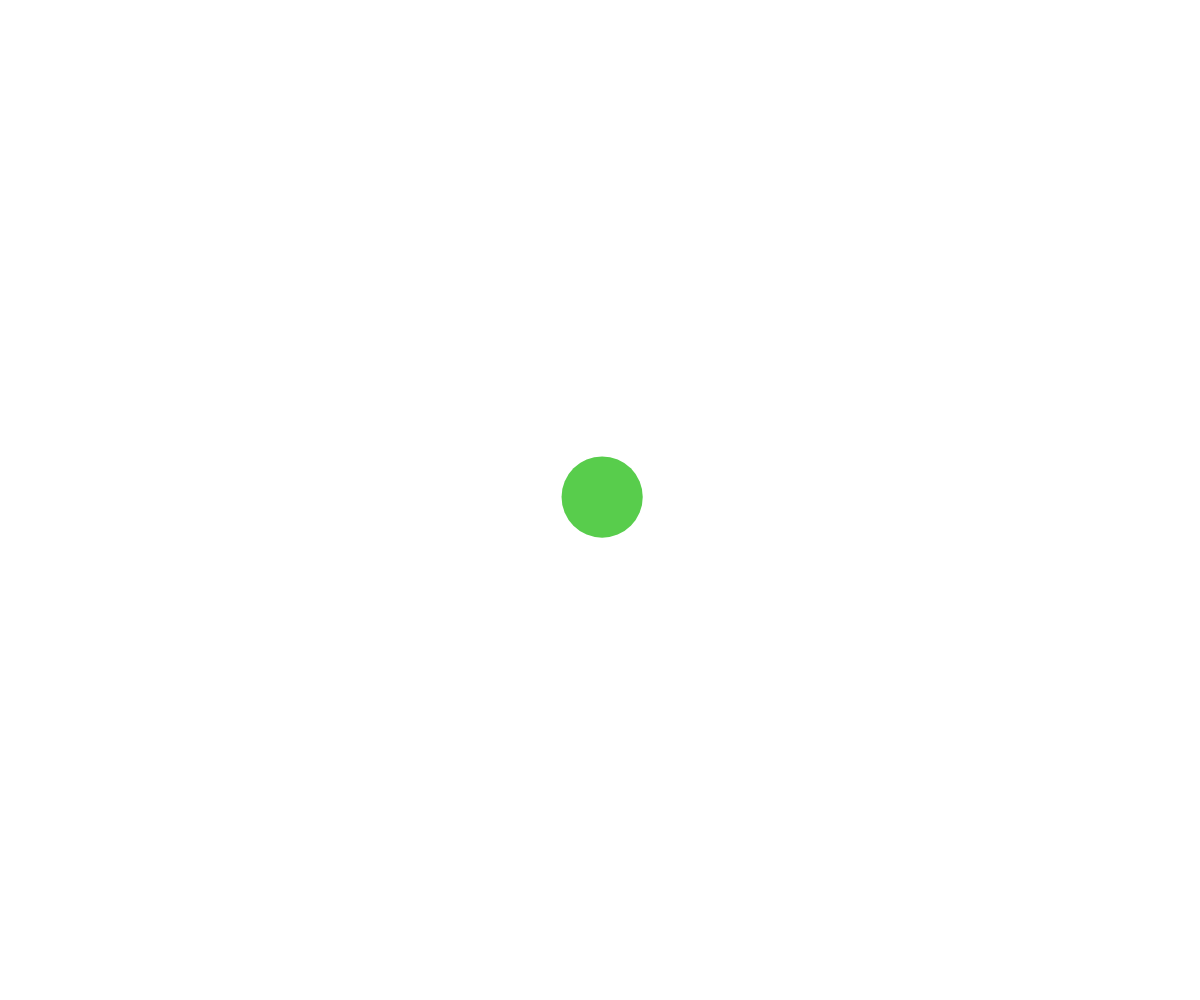
Frame 1 (no input)
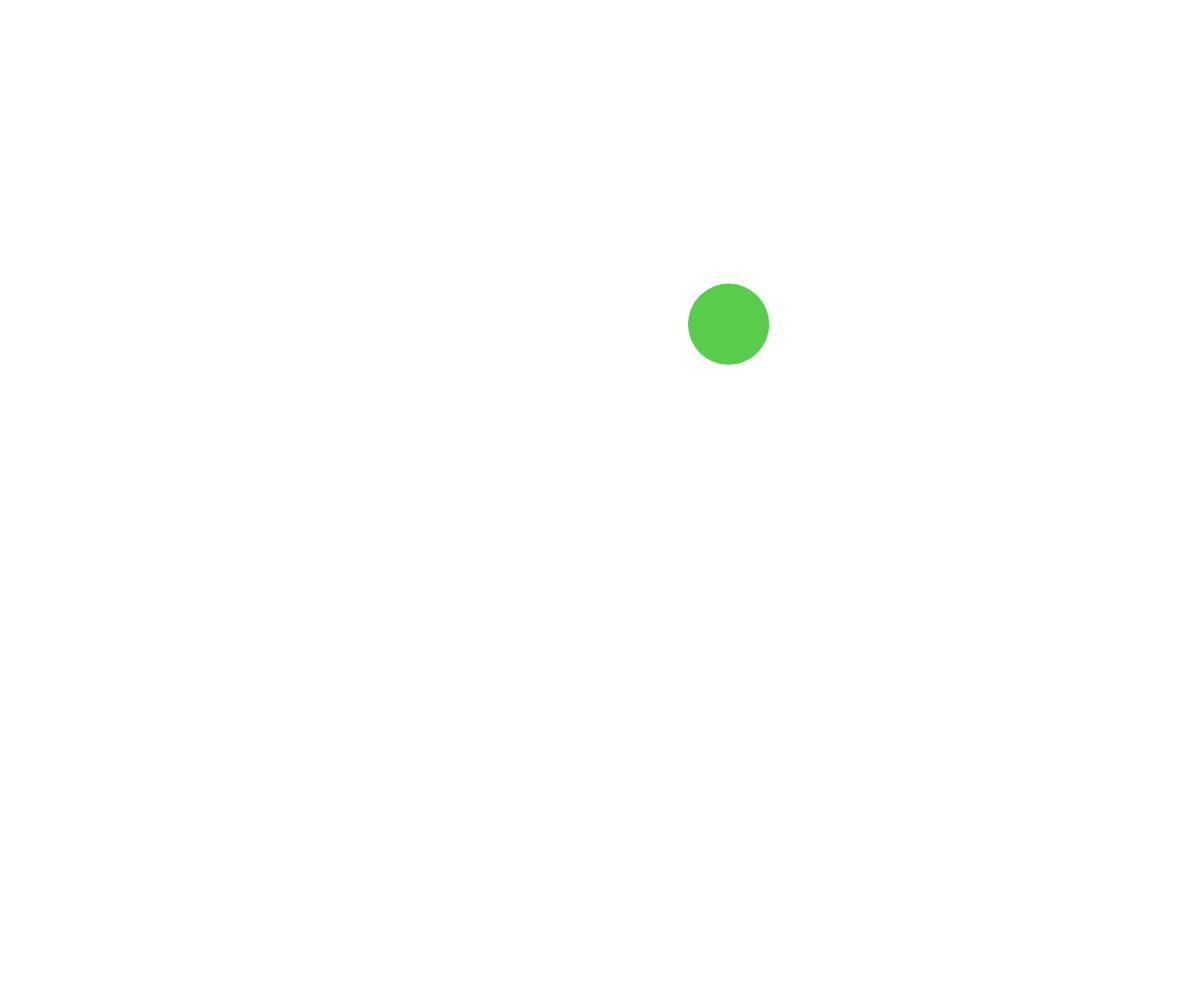
Frame 60 (no input)
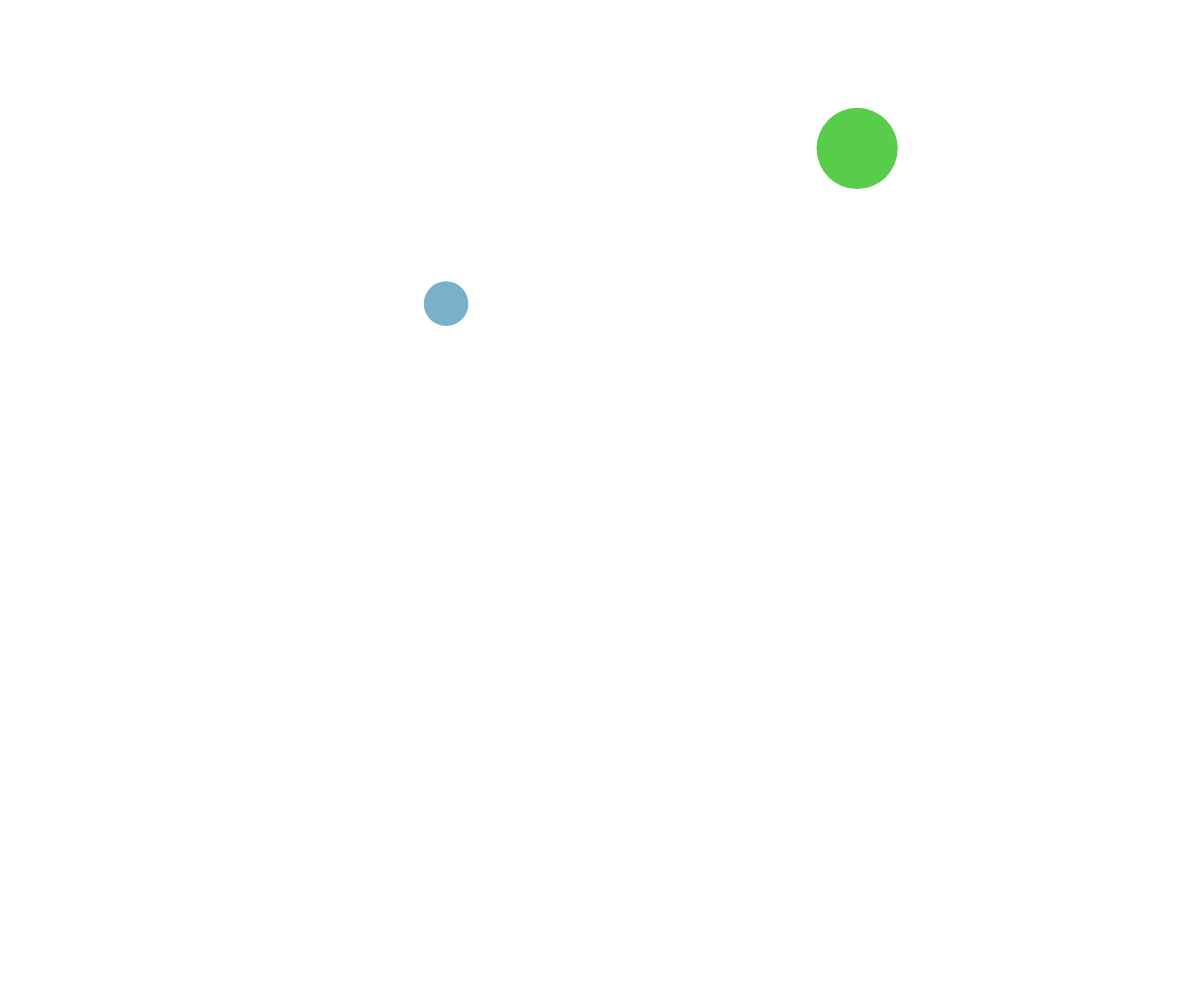
Frame 120 (the mouse pressed at the canvas centre since frame 60)

The p5.js sketch that drew these frames (run headless with seeded random() and noise() and a simulated clock; from frame 60 on, the mouse is pressed at the canvas centre):

// p5.js sketch
// ── sketch.js
// Project Title
// Your Name
// Date
//
// Extra for Experts:
// - describe what you did to take this project "above and beyond"
let shapes = [];

function setup() {
  createCanvas(windowWidth, windowHeight);
  ball(width/2,height/2);
}

function draw() {
  background(255);
  moveShapes();
  displayShapes();
}

function ball(tempX,tempY) {
  let newball = {
    x: tempX,
    y: tempY,
    dx: random(-5,5),
    dy: random(-5,5),
    diameter: random(25,100),
    theColor: color(random(255),random(255),random(255))
  };
  shapes.push(newball);
}

function moveShapes() {
  for (let i=0; i<shapes.length; i++) {
    if (shapes[i].x < 0 || shapes[i].x > width) {
      shapes[i].dx = shapes[i].dx * -1;
    }
    if (shapes[i].y < 0 || shapes[i].y > height) {
      shapes[i].dy = shapes[i].dy * -1;
    }


    shapes[i].x += shapes[i].dx;
    shapes[i].y += shapes[i].dy;
  }
}

function displayShapes() {
  for (let i=0; i<shapes.length; i++) {
    noStroke();
    fill(shapes[i].theColor);
    circle(shapes[i].x,shapes[i].y,shapes[i].diameter);
  }
}

function mousePressed() {
  ball(mouseX,mouseY);
}
